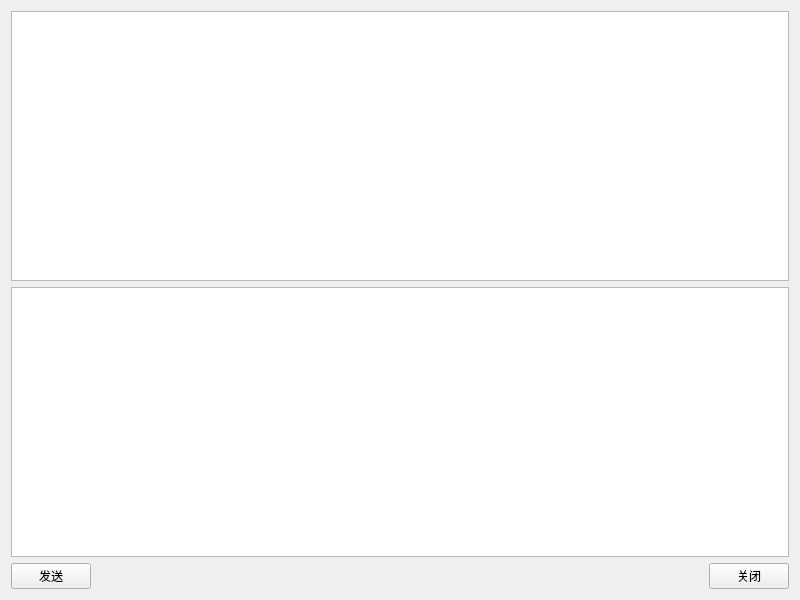
<?xml version="1.0" encoding="UTF-8"?>
<ui version="4.0">
 <class>Widget</class>
 <widget class="QWidget" name="Widget">
  <property name="geometry">
   <rect>
    <x>0</x>
    <y>0</y>
    <width>800</width>
    <height>600</height>
   </rect>
  </property>
  <property name="windowTitle">
   <string>Server_服务端</string>
  </property>
  <layout class="QGridLayout" name="gridLayout">
   <item row="0" column="0" colspan="3">
    <widget class="QTextEdit" name="textEditRead">
     <property name="readOnly">
      <bool>true</bool>
     </property>
    </widget>
   </item>
   <item row="1" column="0" colspan="3">
    <widget class="QTextEdit" name="textEditWrite"/>
   </item>
   <item row="2" column="0">
    <widget class="QPushButton" name="btnSend">
     <property name="text">
      <string>发送</string>
     </property>
    </widget>
   </item>
   <item row="2" column="1">
    <spacer name="horizontalSpacer">
     <property name="orientation">
      <enum>Qt::Horizontal</enum>
     </property>
     <property name="sizeHint" stdset="0">
      <size>
       <width>617</width>
       <height>20</height>
      </size>
     </property>
    </spacer>
   </item>
   <item row="2" column="2">
    <widget class="QPushButton" name="btnClose">
     <property name="text">
      <string>关闭</string>
     </property>
    </widget>
   </item>
  </layout>
 </widget>
 <resources/>
 <connections/>
</ui>
